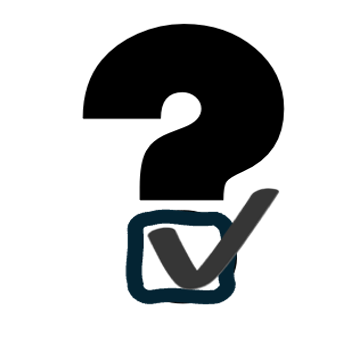
#> input picture docs/brand/source/mark-template.png, 362 x 339 px, found by its file name
$ python trace.py docs/brand/source/mark-template.png docs/brand/source/mark.json
#> lines starting #> are read from the running program, lines starting #| are printed output that depends on the picture; after the words box and inside, x2 and y2 are one past the last pixel; in counts of white or black regions, pixels touching at a corner belong together
"""Trace the mark from its template into docs/brand/source/mark.json.

The template is a raster picture: a black question mark above a ticked
box (dark blue) with a grey tick. Each colour is traced on its own, at four
times the size, with potrace (the potracer package), so the logo is pure
vector paths. A design tool, run once when the template changes:

    python3 docs/brand/source/trace.py docs/brand/source/mark-template.png docs/brand/source/mark.json
"""
import json, sys
import numpy as np
from PIL import Image
import potrace

src, out = sys.argv[1], sys.argv[2]
im = Image.open(src).convert("RGBA")
#> im is the input picture: PIL image 362x339 RGBA; mean R, G, B, A 7.5, 8.6, 9.2, 70.4
W, H = im.size
#> W = 362; H = 339
scale = 4
big = im.resize((W*scale, H*scale), Image.LANCZOS)
a = np.asarray(big).astype(int)
r, g, b, al = a[...,0], a[...,1], a[...,2], a[...,3]
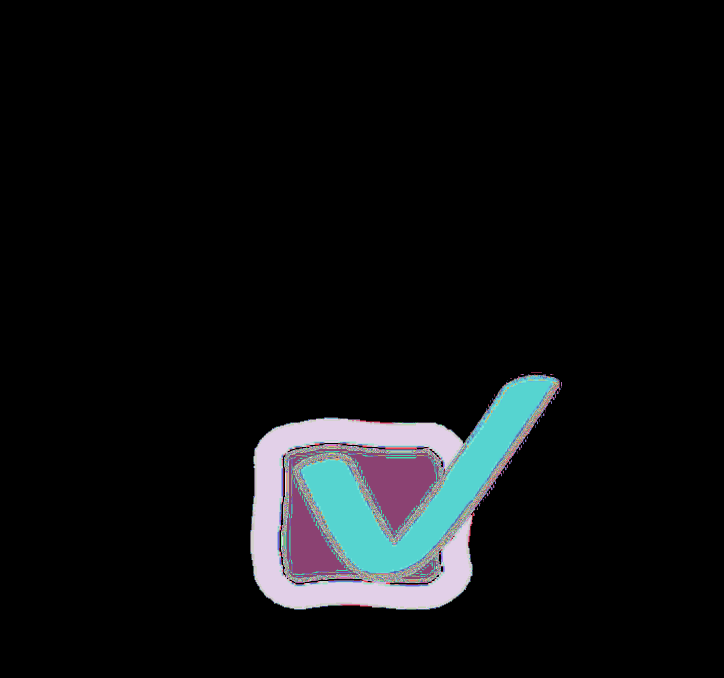
#> r: shape (1356, 1448) int64 (shown at 1/2 size); 256 distinct labels, from 0 to 255; one colour per label, 0 black
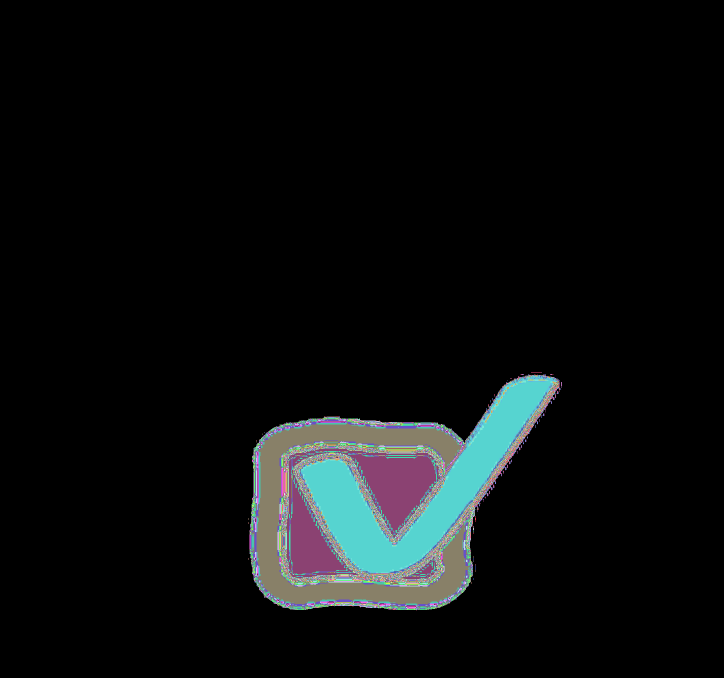
#> g: shape (1356, 1448) int64 (shown at 1/2 size); 256 distinct labels, from 0 to 255; one colour per label, 0 black
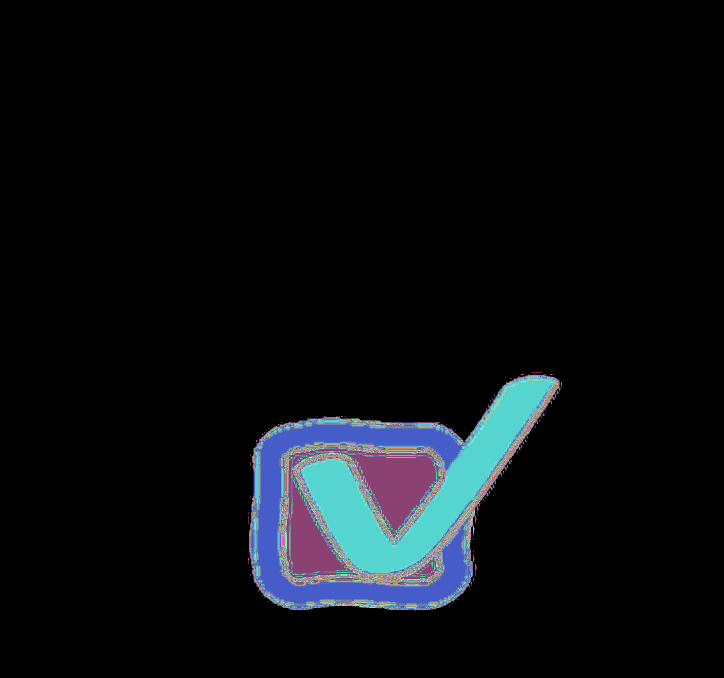
#> b: shape (1356, 1448) int64 (shown at 1/2 size); 256 distinct labels, from 0 to 255; one colour per label, 0 black
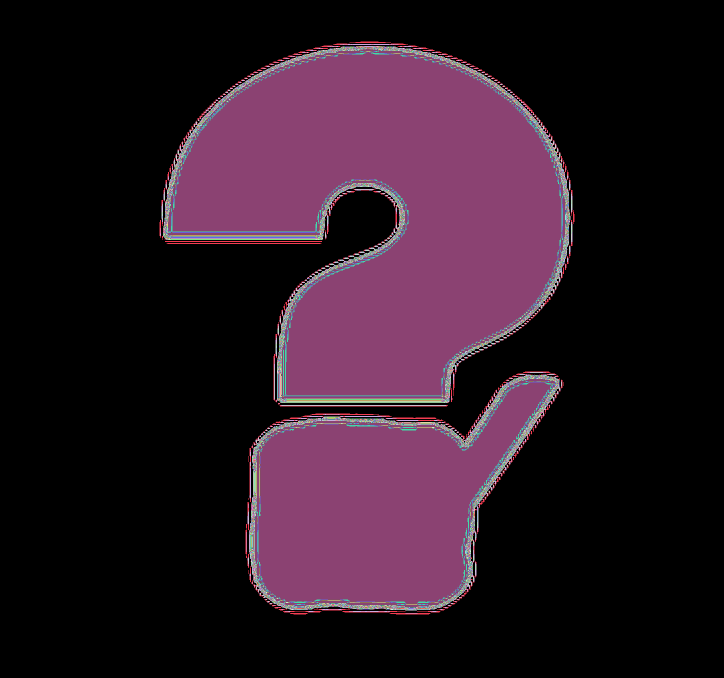
#> al: shape (1356, 1448) int64 (shown at 1/2 size); 256 distinct labels, from 0 to 255; one colour per label, 0 black
opaque = al > 128
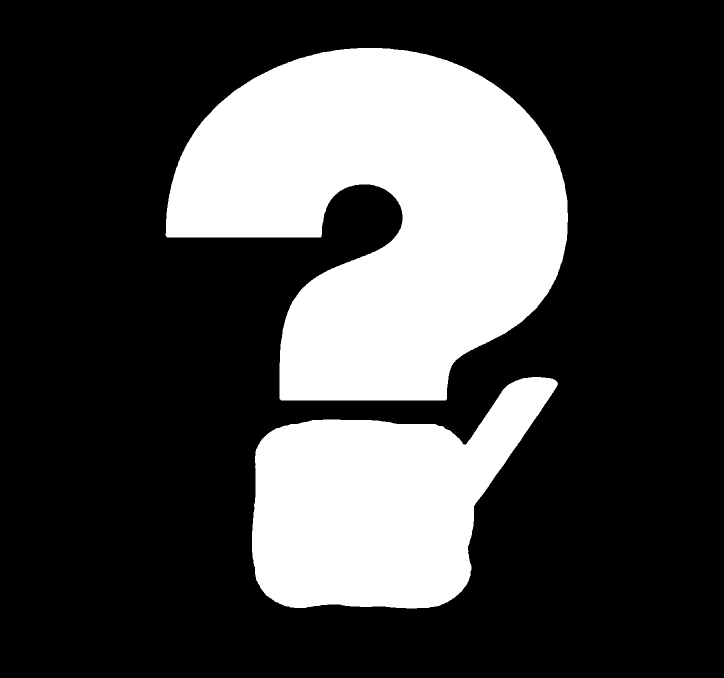
#> opaque: shape (1356, 1448) bool (shown at 1/2 size); 27.6% white; 2 white regions, box (x1, y1, x2, y2) and area: (331, 96, 1136, 801) 367616, (504, 754, 1116, 1217) 173983
navy = opaque & (b - r > 18) & (r + g + b < 360)
#> navy: shape (1356, 1448) bool; 3.4% white; 1 white region, box (x1, y1, x2, y2) and area: (504, 839, 948, 1217) 66211
grey = opaque & ~navy & (abs(r-g) < 14) & (abs(g-b) < 14) & (r > 34) & (r < 140)
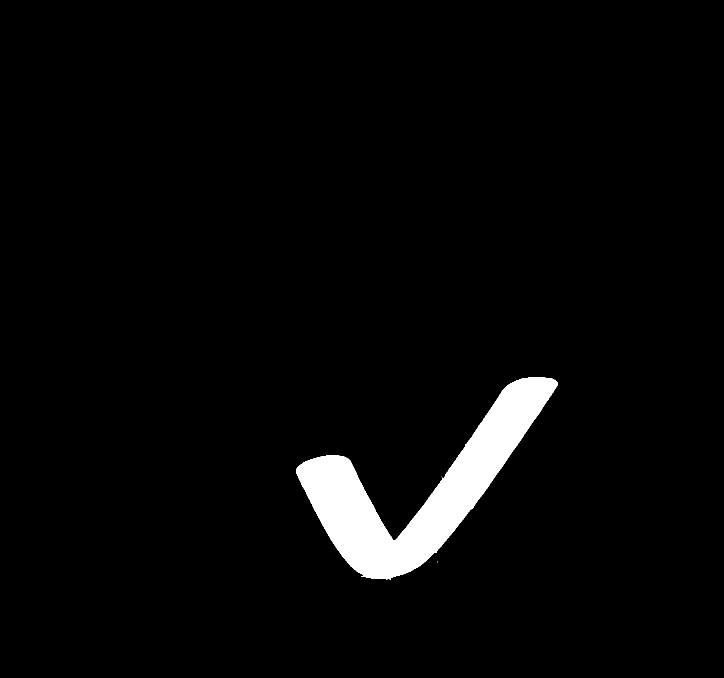
#> grey: shape (1356, 1448) bool (shown at 1/2 size); 3.3% white; 3 white regions (2 under 20 px), largest, box (x1, y1, x2, y2) and area: (592, 754, 1116, 1159) 64853
black = opaque & ~navy & (r < 34) & (g < 34) & (b < 34)
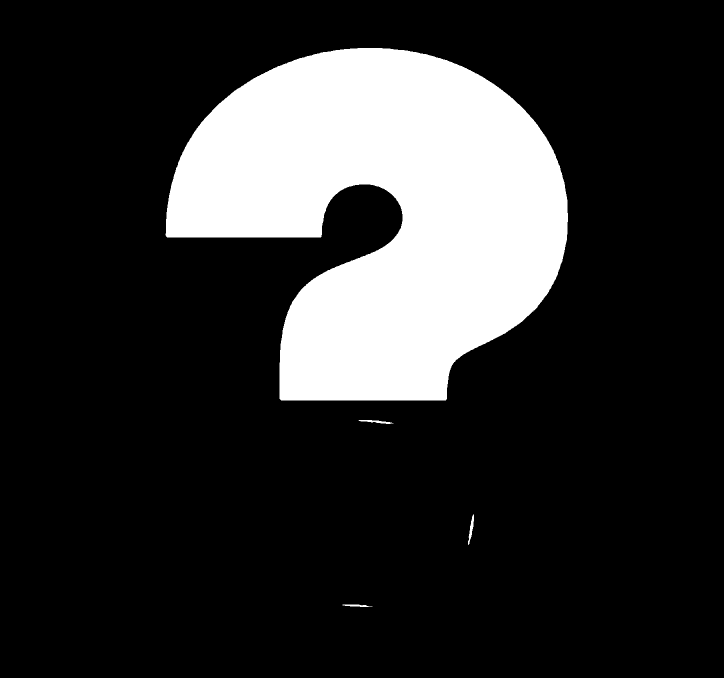
#> black: shape (1356, 1448) bool (shown at 1/2 size); 18.8% white; 4 white regions, box (x1, y1, x2, y2) and area: (331, 96, 1136, 801) 367616, (936, 1029, 948, 1090) 274, (717, 840, 787, 848) 245, (685, 1209, 745, 1214) 185

def trace(mask):
#> (the run stopped early here; a loop or call above may not have finished)
